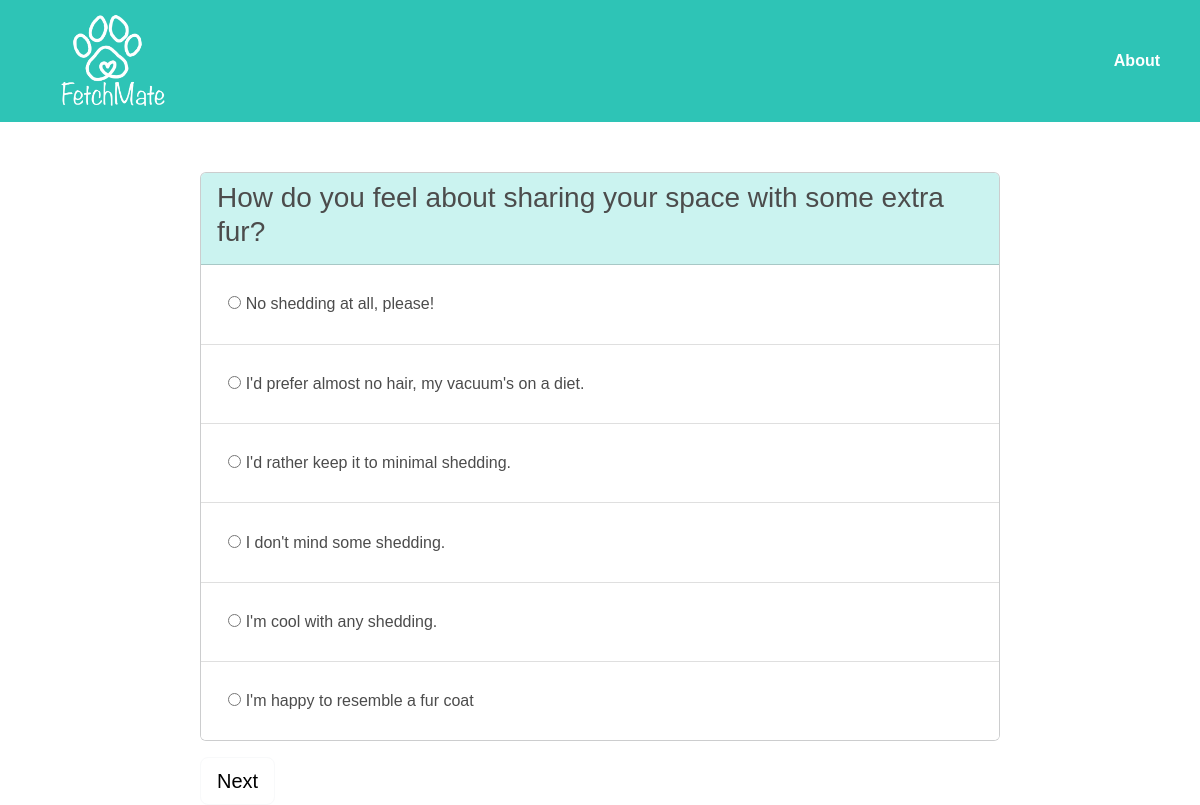
The page /quiz on the database its author committed.
### app.py (models this page shows, shortened)
class Question(db.Model):
    __tablename__ = "questions"
    id = db.Column(db.Integer, primary_key=True)
    question_text = db.Column(db.String(), nullable=False)
    param = db.Column(db.String(), nullable=False)
    answer_1 = db.Column(db.String(), nullable=False)
    answer_2 = db.Column(db.String(), nullable=False)
    answer_3 = db.Column(db.String(), nullable=False)
    answer_4 = db.Column(db.String(), nullable=False)
    answer_5 = db.Column(db.String(), nullable=False)
    answer_6 = db.Column(db.String(), nullable=False)
    value_1 = db.Column(db.Integer, default=1)
    value_2 = db.Column(db.Integer, default=2)
    value_3 = db.Column(db.Integer, default=3)
    value_4 = db.Column(db.Integer, default=4)
    value_5 = db.Column(db.Integer, default=5)
    value_6 = db.Column(db.Integer, default=0)

### app.py (the view)
@app.route("/quiz")
def quiz():
    questions = enumerate(Question.query.all())
    return render_template("quiz.html", questions=questions)

### templates/quiz.html (shortened to what this page needs)
{% extends 'base.html' %}
{% block content %}
    <main class="container quiz">
      <form action="/results" id="quiz_form">
        {% for idx, question in questions %}
        <div id="question-{{ idx }}" class="question card bg-light mb-3" style="width: 50rem; display: none;">
            <div class="card-header quiz-header">
              <h3>{{ question.question_text }}</h3>
            </div>
            <ul class="list-group list-group-flush answers">
              <li class="list-group-item">
                <input id="answer_{{ idx }}_1" type="radio" required name="{{ question.param }}" value="{{ question.value_1 }}">
                <label for="answer_{{ idx }}_1">{{ question.answer_1 }}</label>
              </li>
              <li class="list-group-item">
                <input id="answer_{{ idx }}_2" type="radio" required name="{{ question.param }}" value="{{ question.value_2 }}">
                <label for="answer_{{ idx }}_2">{{ question.answer_2 }}</label>
              </li>
              <li class="list-group-item">
                <input id="answer_{{ idx }}_3" type="radio" required name="{{ question.param }}" value="{{ question.value_3 }}">
                <label for="answer_{{ idx }}_3">{{ question.answer_3 }}</label>
              </li>
              <li class="list-group-item">
                <input id="answer_{{ idx }}_4" type="radio" required name="{{ question.param }}" value="{{ question.value_4 }}">
                <label for="answer_{{ idx }}_4">{{ question.answer_4 }}</label>
              </li>
              <li class="list-group-item">
                <input id="answer_{{ idx }}_5" type="radio" required name="{{ question.param }}" value="{{ question.value_5 }}">
                <label for="answer_{{ idx }}_5">{{ question.answer_5 }}</label>
              <li class="list-group-item">
                <input id="answer_{{ idx }}_6" type="radio" required name="{{ question.param }}" value="{{ question.value_6 }}">
                <label for="answer_{{ idx }}_6">{{ question.answer_6 }}</label>
              </li>
            </ul>
          </div>
        {% endfor %}
        <button class="btn btn-light btn-lg" id="next-btn">Next</button>
      </form>
    </main>
{% endblock %}

### templates/base.html (shortened to what this page needs)
<!DOCTYPE html>
<html lang="en">
<head>
    <link rel="stylesheet" href="{{ url_for('static', filename='css/styles.css') }}">
    <link href="https://cdn.jsdelivr.net/npm/bootstrap@5.2.3/dist/css/bootstrap.min.css" rel="stylesheet">
    <link href="https://fonts.cdnfonts.com/css/hagrid-trial" rel="stylesheet">
</head>
<body >
    <nav class="navbar">
        <a class="nav-link fw-bold navbar-brand brandlink" href="{{ url_for('home') }}">
            <img class="nav-link" id="logo" src="{{ url_for('static', filename='img/thick_logo.png') }}" alt="logo">
        </a>
        <a class="ms-auto nav-link fw-bold aboutlink" href="{{ url_for('about') }}">About</a>
    </nav>
    <main class="content">
        {% block content %} {% endblock %}
    </main>
</body>
</html>

### static/css/styles.css (style rules this page uses)
:root { --primary: #ff9f1c; --secondary: #2ec4b6; --bg-white: #FFFFFF; --bg-grey: #F2FCFC; --muted-b: #cbf3f0; --text: #4C4C4C; --muted: #ffbf69; }
* { font-family: 'Trebuchet MS', 'Lucida Sans Unicode', 'Lucida Grande', 'Lucida Sans', Arial, sans-serif; background-color: var(--bg-white) !important; color: var(--text); }
body { margin: 0; }
.content { margin: 0 !important; }
.aboutlink { font-size: 2rem; font-family: 'Hagrid Trial', sans-serif; }
.navbar { background-color: var(--secondary) !important; }
.nav-link { background-color: transparent !important; color: var(--bg-white) !important; text-decoration: none; background-color: inherit; padding-left: 30px !important; padding-right: 40px !important; }
#logo { width: auto; height: 6rem; }
h1, h2, h3, h4, p { background-color: transparent !important; }
.quiz { display: flex; justify-content: center; align-items: center; padding-top: 50px; }
.quiz-header { background-color: var(--muted-b) !important; }
.answers li { padding: 1.7rem; font-size: 1rem; }
a:link { text-decoration: none; }

### rows shown on the page
Question: question_text "How do you feel about sharing your space with some extra fur?", answer_1 "No shedding at all, please!", answer_2 "I'd prefer almost no hair, my vacuum's on a diet.", answer_3 "I'd rather keep it to minimal shedding.", answer_4 "I don't mind some shedding.", answer_5 "I'm cool with any shedding.", answer_6 "I'm happy to resemble a fur coat"
